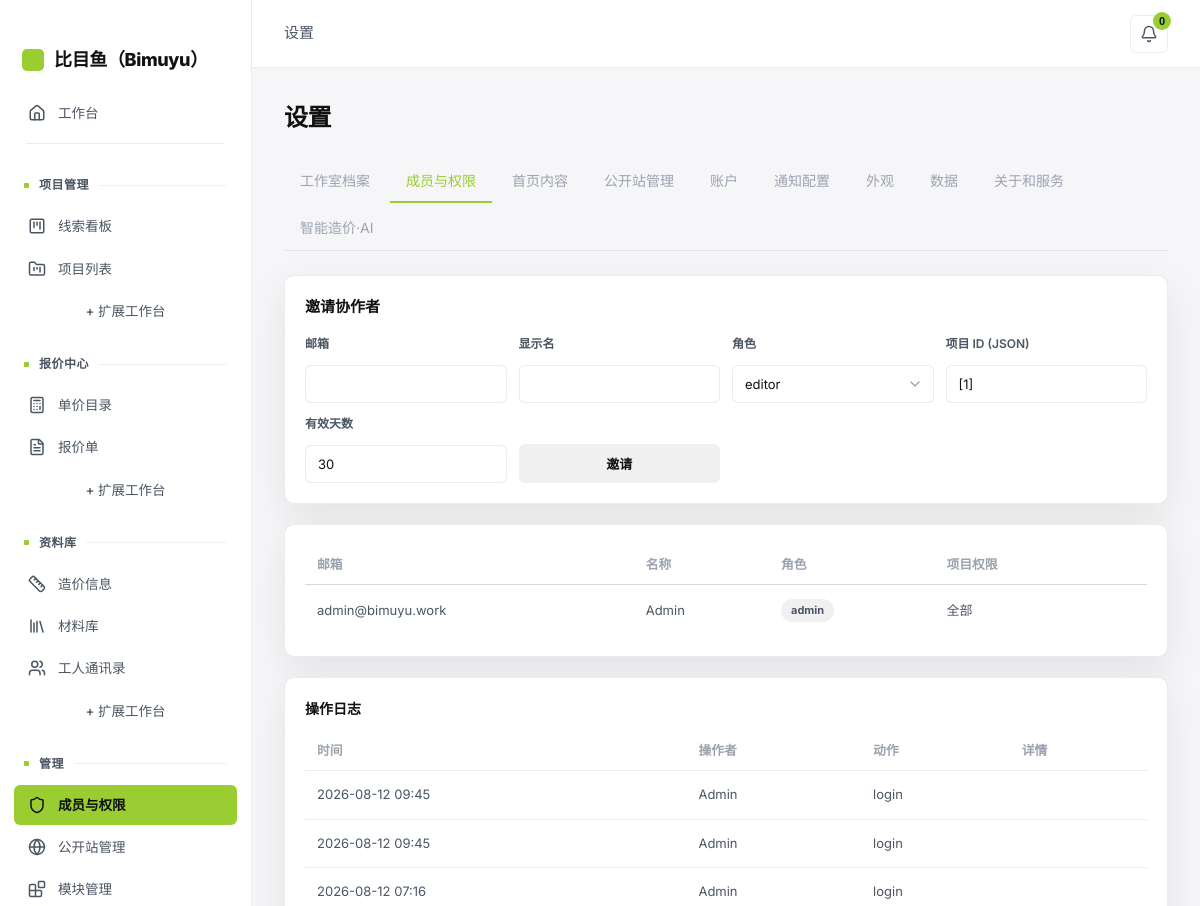
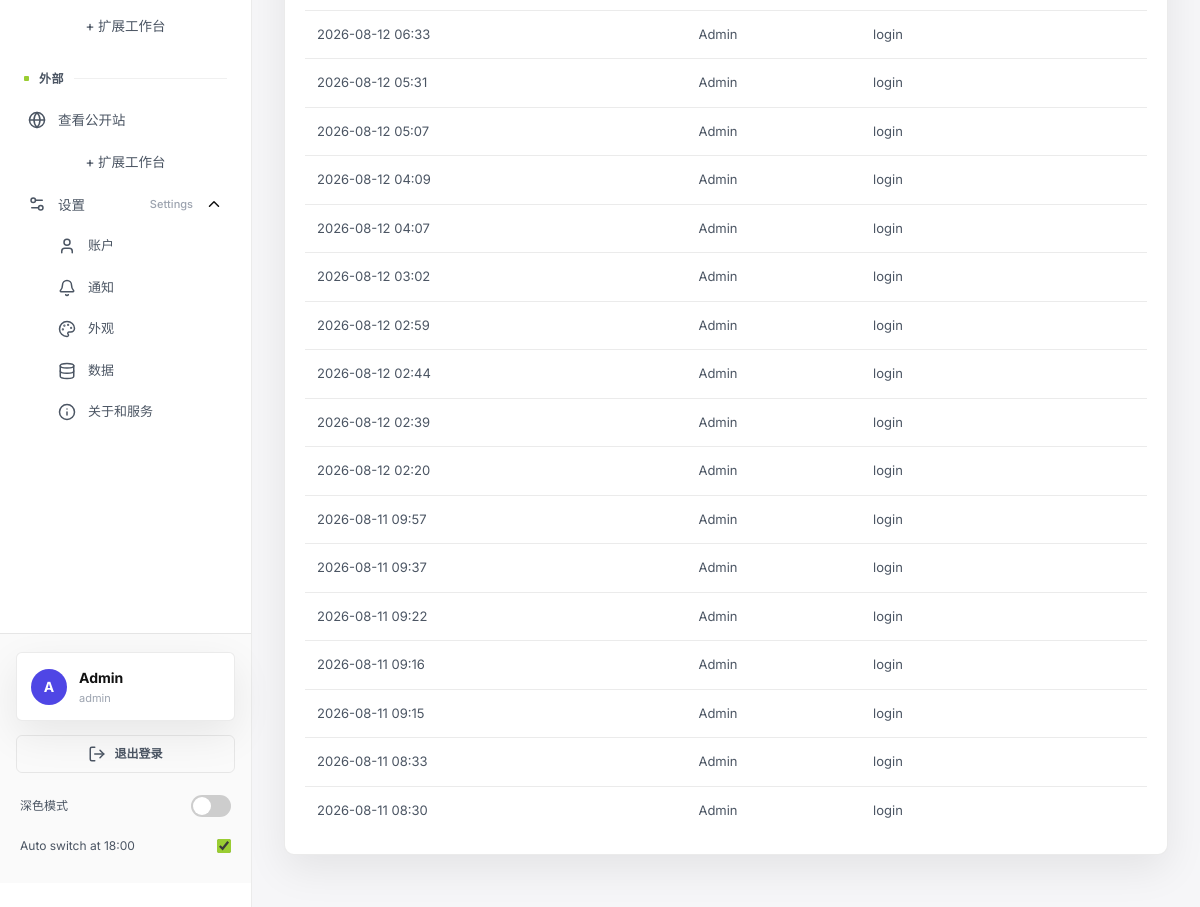
The page /app/settings?tab=members (signed in) on the database as committed earlier (2 pictures, top to bottom).
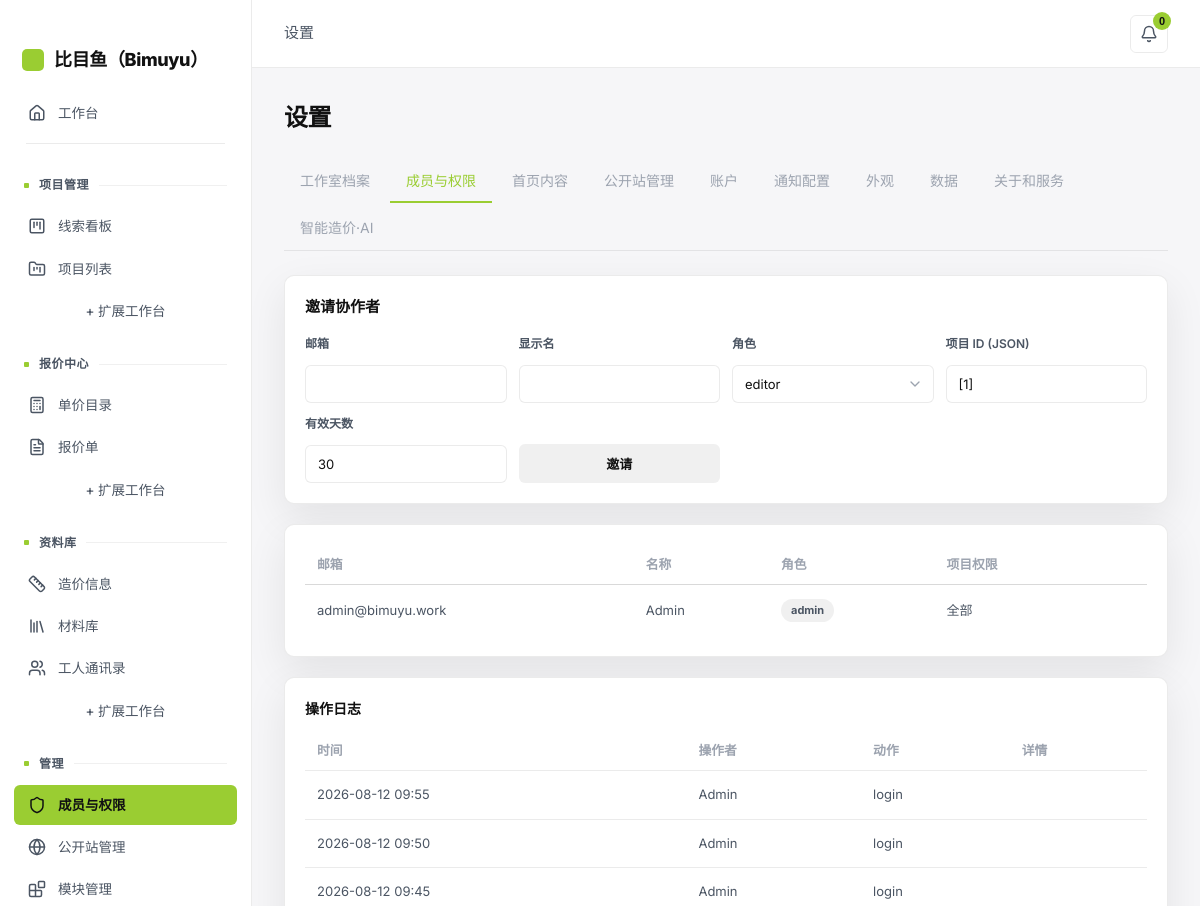
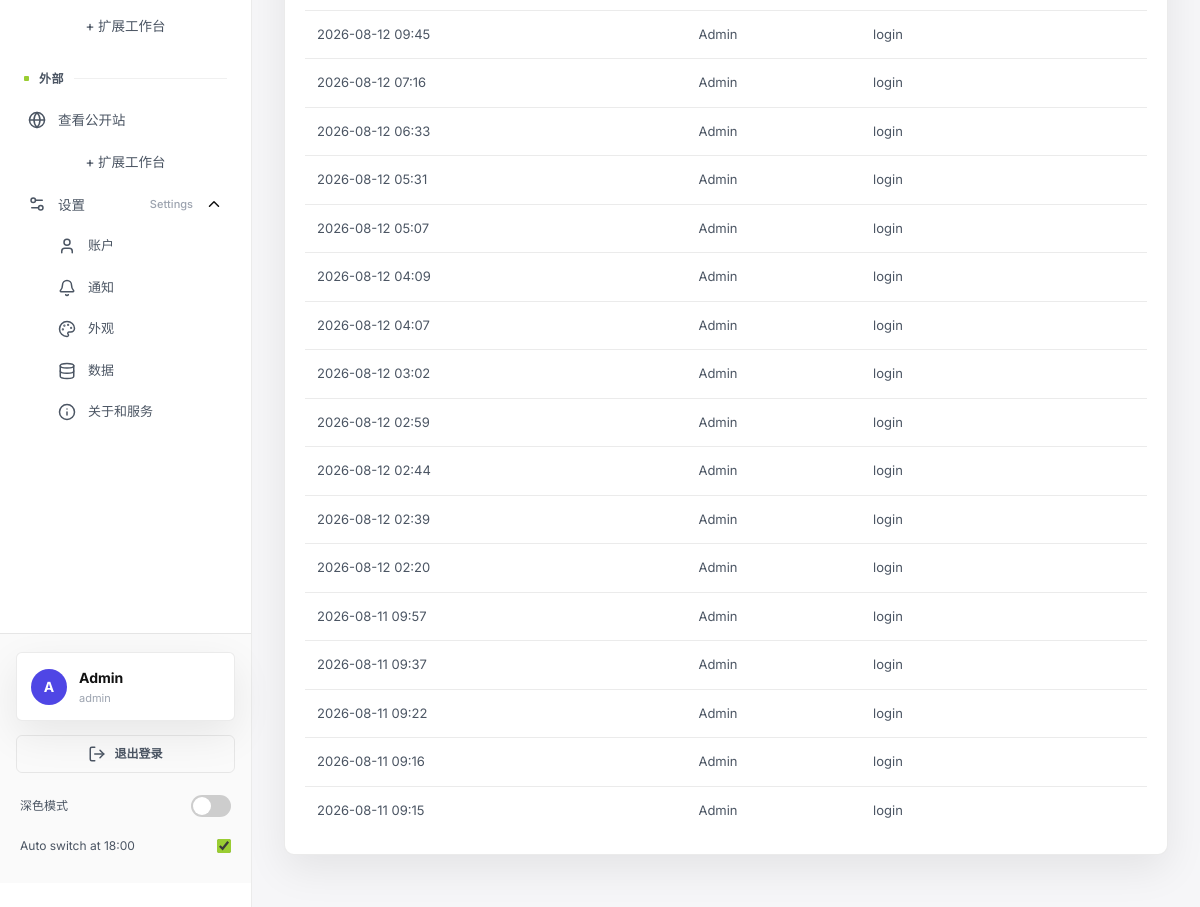
The same page on the database as committed later (2 pictures, top to bottom).
### tables this page shows
CREATE TABLE collaborators (
  id INTEGER PRIMARY KEY AUTOINCREMENT,
  email TEXT UNIQUE NOT NULL,
  password_hash TEXT NOT NULL,
  display_name TEXT,
  role TEXT DEFAULT 'viewer',
  project_ids TEXT DEFAULT '[]',
  invited_by TEXT,
  invited_at DATETIME,
  expires_at DATETIME,
  last_access_at DATETIME,
  revoked BOOLEAN DEFAULT FALSE,
  token TEXT
, avatar_url TEXT, username TEXT, membership_level TEXT DEFAULT 'standard', login_days INTEGER DEFAULT 0, earnings REAL DEFAULT 0, onboarding_done INTEGER DEFAULT 0);

CREATE TABLE audit_log (
  id INTEGER PRIMARY KEY AUTOINCREMENT,
  actor_id INTEGER,
  action TEXT,
  target_type TEXT,
  target_id INTEGER,
  detail TEXT,
  created_at DATETIME DEFAULT CURRENT_TIMESTAMP
);

### app/routers/settings.py (the view)
@router.get("", response_class=HTMLResponse)
async def settings_index(request: Request, user: dict = Depends(require_admin),     tab: str = "profile"):
    _ensure_account_columns()
    with db_session() as conn:
        studio = row_to_dict(conn.execute("SELECT * FROM studio_profile WHERE id = 1").fetchone())
        collaborators = rows_to_list(
            conn.execute(
                "SELECT * FROM collaborators WHERE revoked = 0 ORDER BY role, email"
            ).fetchall()
        )
        cases = rows_to_list(
            conn.execute("SELECT * FROM cases ORDER BY sort_order, id DESC").fetchall()
        )
        pages = rows_to_list(conn.execute("SELECT * FROM pages").fetchall())
        audit = rows_to_list(
            conn.execute(
                "SELECT a.*, c.display_name, c.email FROM audit_log a "
                "LEFT JOIN collaborators c ON a.actor_id = c.id "
                "ORDER BY a.created_at DESC LIMIT 50"
            ).fetchall()
        )
        projects = rows_to_list(conn.execute("SELECT id, code, name FROM projects").fetchall())
        site_config_rows = rows_to_list(
            conn.execute("SELECT key, value FROM site_config").fetchall()
        )
        client_logos = rows_to_list(
            conn.execute("SELECT * FROM site_client_logos ORDER BY sort_order").fetchall()
        )
    site_config = {r["key"]: r["value"] for r in site_config_rows}
    return templates.TemplateResponse(
        "app/settings/index.html",
        {
            "request": request,
            "user": user,
            "tab": tab,
            "studio": studio,
            "collaborators": collaborators,
            "cases": cases,
            "pages": pages,
            "contact": load_contact(),
            "audit": audit,
            "projects": projects,
            "site": site_config,
            "client_logos": client_logos,
            "prefs": notif.prefs(),
        },
    )

### templates/app/settings/index.html (shortened to what this page needs)
{% extends "app/base.html" %}
{% block content %}
<div class="app-header"><h1>设置</h1></div>
<div class="tabs">
  <a class="tab {% if tab == 'profile' %}active{% endif %}" href="?tab=profile">工作室档案</a>
  <a class="tab {% if tab == 'members' %}active{% endif %}" href="?tab=members">成员与权限</a>
  <a class="tab {% if tab == 'homepage' %}active{% endif %}" href="?tab=homepage">首页内容</a>
  <a class="tab {% if tab == 'public' %}active{% endif %}" href="?tab=public">公开站管理</a>
  <a class="tab {% if tab == 'account' %}active{% endif %}" href="?tab=account">账户</a>
  <a class="tab {% if tab == 'notification' %}active{% endif %}" href="?tab=notification">通知配置</a>
  <a class="tab {% if tab == 'appearance' %}active{% endif %}" href="?tab=appearance">外观</a>
  <a class="tab {% if tab == 'data' %}active{% endif %}" href="?tab=data">数据</a>
  <a class="tab {% if tab == 'about' or tab == 'license' %}active{% endif %}" href="?tab=about">关于和服务</a>
  <a class="tab" href="/app/settings/ai-cost">智能造价·AI</a>
</div>
{% if tab == 'profile' %}
<div class="card">
  <form method="post" action="/app/settings/profile">
    <div style="display:grid;grid-template-columns:1fr 1fr;gap:16px">
      <div class="form-group"><label>工作室名称</label><input name="name" value="{{ studio.name or '' }}"></div>
      <div class="form-group"><label>地址</label><input name="address" value="{{ studio.address or '' }}"></div>
      <div class="form-group" style="grid-column:1/-1"><label>简介</label><textarea name="description">{{ studio.description or '' }}</textarea></div>
      <div class="form-group"><label>税号</label><input name="tax_id" value="{{ studio.tax_id or '' }}"></div>
      <div class="form-group"><label>银行账户</label><input name="bank_account" value="{{ studio.bank_account or '' }}"></div>
      <div class="form-group" style="grid-column:1/-1"><label>邮件签名</label><textarea name="email_signature">{{ studio.email_signature or '' }}</textarea></div>
      <div class="form-group" style="grid-column:1/-1"><label>改稿政策</label><input name="revision_policy" value="{{ studio.revision_policy or '' }}"></div>
    </div>
    <h4 style="margin:24px 0 12px">默认定价基准 (%)</h4>
    <div style="display:grid;grid-template-columns:repeat(4,1fr);gap:12px">
      <div class="form-group"><label>设计费</label><input type="number" name="default_design_fee_pct" value="{{ studio.default_design_fee_pct or 15 }}" step="0.1"></div>
      <div class="form-group"><label>管理费</label><input type="number" name="default_management_fee_pct" value="{{ studio.default_management_fee_pct or 8 }}" step="0.1"></div>
      <div class="form-group"><label>税</label><input type="number" name="default_tax_pct" value="{{ studio.default_tax_pct or 6 }}" step="0.1"></div>
      <div class="form-group"><label>利润</label><input type="number" name="default_margin_pct" value="{{ studio.default_margin_pct or 25 }}" step="0.1"></div>
    </div>
    <button type="submit" class="btn" style="margin-top:20px">保存</button>
  </form>
</div>
{% elif tab == 'members' %}
<div class="card">
  <h3 style="margin-bottom:16px">邀请协作者</h3>
  <form method="post" action="/app/settings/collaborators/invite" style="display:grid;grid-template-columns:repeat(auto-fill,minmax(160px,1fr));gap:12px;align-items:end">
    <div class="form-group" style="margin:0"><label>邮箱</label><input type="email" name="email" required></div>
    <div class="form-group" style="margin:0"><label>显示名</label><input name="display_name"></div>
    <div class="form-group" style="margin:0"><label>角色</label>
      <select name="role"><option value="editor">editor</option><option value="viewer">viewer</option><option value="installer">installer</option></select>
    </div>
    <div class="form-group" style="margin:0"><label>项目 ID (JSON)</label><input name="project_ids" value="[1]" placeholder='[1,2]'></div>
    <div class="form-group" style="margin:0"><label>有效天数</label><input type="number" name="expires_days" value="30"></div>
    <button type="submit" class="btn">邀请</button>
  </form>
</div>
<div class="card">
  <table>
    <thead><tr><th>邮箱</th><th>名称</th><th>角色</th><th>项目权限</th><th></th></tr></thead>
    <tbody>
      {% for c in collaborators %}
      <tr>
        <td>{{ c.email }}</td><td>{{ c.display_name or '—' }}</td><td><span class="badge">{{ c.role }}</span></td>
        <td>{{ c.project_ids or '全部' }}</td>
        <td>
        </td>
      </tr>
      {% endfor %}
    </tbody>
  </table>
</div>
{% if audit %}
<div class="card">
  <h4 style="margin-bottom:12px">操作日志</h4>
  <table>
    <thead><tr><th>时间</th><th>操作者</th><th>动作</th><th>详情</th></tr></thead>
    <tbody>
      {% for a in audit[:20] %}
      <tr>
        <td>{{ a.created_at[:16] if a.created_at else '' }}</td>
        <td>{{ a.display_name or a.email or '—' }}</td>
        <td>{{ a.action }}</td>
        <td>{{ a.detail or '' }}</td>
      </tr>
      {% endfor %}
    </tbody>
  </table>
</div>
{% endif %}
{% elif tab == 'data' %}
<div class="card">
  <h3 style="margin-bottom:8px">数据</h3>
  <p style="color:var(--muted);font-size:.85rem">导出 / 备份工作台数据（项目、报价、客户、资料库）。数据管理功能正在规划中。</p>
</div>
{% endif %}
{% endblock %}

### templates/app/base.html (shortened to what this page needs)
<!DOCTYPE html>
<html lang="zh-CN">
<head>
  <link rel="stylesheet" href="/static/css/style.css">
  <link rel="stylesheet" href="/static/css/halo.css?v=19">
  <link rel="stylesheet" href="/static/css/cockpit.css?v=3">
  <link rel="stylesheet" href="https://cdnjs.cloudflare.com/ajax/libs/cropperjs/1.6.1/cropper.min.css">
</head>
<body>
  <div class="app-layout">
    <aside class="app-sidebar">
      <div class="sidebar-brand">
        <span class="brand-mark" aria-hidden="true"></span>
        <span>比目鱼（Bimuyu）</span>
      </div>
      {% set cur = request.url.path %}
      {% set t = request.query_params.get('tab', '') %}
      {% set extend_base = "https://vsence.com/pricing" %}
      {% set _parts = cur.split('/') %}
      {% set _section = '/' + _parts[1] + ('/' + _parts[2] if _parts|length > 2 and _parts[2] != '' else '') %}
      {% set _title_map = {
        '/app': '工作台',
        '/app/dashboard': '工作台',
        '/dashboard': '工作台',
        '/app/pipeline': '线索看板',
        '/app/projects': '项目列表',
        '/app/quotes': '报价单',
        '/app/catalog': '单价目录',
        '/app/calculator': '造价信息',
        '/app/library': '材料库',
        '/app/workers': '工人通讯录',
        '/app/settings': '设置',
        '/app/modules': '模块管理',
        '/app/notifications': '消息中心',
        '/app/tasks': '待办'
      } %}
      {% set section_title = _title_map.get(_section, '工作台') %}
      <nav data-onb="nav">
        <ul class="app-nav">
          <li>
            <a href="/dashboard" class="nav-dash{% if cur == '/dashboard' or cur == '/app/dashboard' or cur == '/app/' %} active{% endif %}">
              <i data-lucide="home"></i>
              工作台
            </a>
          </li>
          <li class="nav-divider"></li>
          <li class="nav-section"><span class="nav-section__zh">项目管理</span></li>
          <li><a href="/app/pipeline" {% if cur == '/app/pipeline' %}class="active"{% endif %}><i data-lucide="kanban-square"></i>线索看板</a></li>
          <li><a href="/app/projects" {% if cur == '/app/projects' %}class="active"{% endif %}><i data-lucide="folder-kanban"></i>项目列表</a></li>
          <li><a class="nav-extend" href="{{ extend_base }}?from=projects" target="_blank" rel="noopener">+ 扩展工作台</a></li>
          <li class="nav-section"><span class="nav-section__zh">报价中心</span></li>
          <li><a href="/app/catalog" {% if cur == '/app/catalog' %}class="active"{% endif %}><i data-lucide="calculator"></i>单价目录</a></li>
          <li><a href="/app/quotes" {% if cur == '/app/quotes' %}class="active"{% endif %}><i data-lucide="file-text"></i>报价单</a></li>
          <li><a class="nav-extend" href="{{ extend_base }}?from=quotes" target="_blank" rel="noopener">+ 扩展工作台</a></li>
          <li class="nav-section"><span class="nav-section__zh">资料库</span></li>
          <li><a href="/app/calculator" {% if cur == '/app/calculator' %}class="active"{% endif %}><i data-lucide="ruler"></i>造价信息</a></li>
          <li><a href="/app/library" {% if cur == '/app/library' %}class="active"{% endif %}><i data-lucide="library"></i>材料库</a></li>
          <li><a href="/app/workers" {% if cur == '/app/workers' %}class="active"{% endif %}><i data-lucide="users"></i>工人通讯录</a></li>
          <li><a class="nav-extend" href="{{ extend_base }}?from=library" target="_blank" rel="noopener">+ 扩展工作台</a></li>
          {% if user and user.role == 'admin' %}
          <li class="nav-section"><span class="nav-section__zh">管理</span></li>
          <li><a href="/app/settings?tab=members" {% if cur == '/app/settings' and t == 'members' %}class="active"{% endif %}><i data-lucide="shield"></i>成员与权限</a></li>
          <li><a href="/app/settings?tab=public" {% if cur == '/app/settings' and t == 'public' %}class="active"{% endif %}><i data-lucide="globe"></i>公开站管理</a></li>
          <li><a href="/app/modules" {% if cur == '/app/modules' %}class="active"{% endif %}><i data-lucide="blocks"></i>模块管理</a></li>
          <li><a class="nav-extend" href="{{ extend_base }}?from=manage" target="_blank" rel="noopener">+ 扩展工作台</a></li>
          {% endif %}
          <li class="nav-section"><span class="nav-section__zh">外部</span></li>
          <li data-onb="public"><a href="/" target="_blank"><i data-lucide="globe"></i>查看公开站</a></li>
          <li><a class="nav-extend" href="{{ extend_base }}?from=external" target="_blank" rel="noopener">+ 扩展工作台</a></li>
          {% if user and user.role == 'admin' %}
          <li class="nav-dropdown {% if cur == '/app/settings' %}open{% endif %}" data-onb="settings">
            <button type="button" class="nav-dropdown__toggle" aria-haspopup="true" aria-expanded="{% if cur == '/app/settings' %}true{% else %}false{% endif %}" onclick="var d=this.parentElement;d.classList.toggle('open');this.setAttribute('aria-expanded',d.classList.contains('open'))">
              <span class="nav-dropdown__main"><i data-lucide="settings-2"></i><span class="nav-dropdown__zh">设置</span></span><span class="nav-dropdown__en">Settings</span>
              <i data-lucide="chevron-down" class="nav-dropdown__chevron"></i>
            </button>
            <ul class="nav-dropdown__menu">
              <li><a href="/app/settings?tab=account" {% if cur == '/app/settings' and t == 'account' %}class="active"{% endif %}><i data-lucide="user"></i>账户</a></li>
              <li><a href="/app/settings?tab=notification" {% if cur == '/app/settings' and t == 'notification' %}class="active"{% endif %}><i data-lucide="bell"></i>通知</a></li>
              <li><a href="/app/settings?tab=appearance" {% if cur == '/app/settings' and t == 'appearance' %}class="active"{% endif %}><i data-lucide="palette"></i>外观</a></li>
              <li><a href="/app/settings?tab=data" {% if cur == '/app/settings' and t == 'data' %}class="active"{% endif %}><i data-lucide="database"></i>数据</a></li>
              <li><a href="/app/settings?tab=about" {% if cur == '/app/settings' and t == 'about' %}class="active"{% endif %}><i data-lucide="info"></i>关于和服务</a></li>
            </ul>
          </li>
          {% endif %}
        </ul>
      </nav>
      <div class="sidebar-footer">
          <div class="sidebar-user" id="sidebarUser" data-onb="account"
               onclick="location.href='/app/account'" title="查看账户与权益">
            {% if user.avatar_url %}
            <img class="user-avatar" src="{{ user.avatar_url }}" alt="">
            {% else %}
            <span class="user-avatar" aria-hidden="true">{{ (user.display_name or user.username or user.email)[0:1] | upper }}</span>
            {% endif %}
            <div class="user-info">
              <span class="user-name">{{ user.display_name or user.username or user.email }}</span>
              <span class="user-role">{{ (user.role or 'member') | lower }}</span>
            </div>
          </div>
          <a href="/app/logout" class="sidebar-logout">
            <i data-lucide="log-out"></i>
            <span>退出登录</span>
          </a>
        <div class="theme-switch-row">
          <span class="theme-switch-label">深色模式</span>
          <label class="switch switch--small" title="Toggle dark / light theme">
            <span class="slider"></span>
          </label>
        </div>
        <label class="auto-toggle-row" title="Automatically switch to dark mode after 18:00">
          <span class="auto-label">Auto switch at 18:00</span>
          <input type="checkbox" id="autoToggle" onchange="toggleAuto()">
        </label>
      </div>
    </aside>
    <main class="app-main">
      <header class="app-topbar" data-onb="top">
        <div class="topbar-left">
          <span class="topbar-section">{{ section_title }}</span>
        </div>
        <div class="topbar-right">
          <div class="topbar-bell" id="bellWrap">
            <button type="button" class="topbar-bell__btn" id="bellBtn"
                    aria-label="消息中心" aria-haspopup="true" aria-expanded="false">
              <i data-lucide="bell"></i>
              <span class="topbar-bell__badge" id="bellBadge" hidden>0</span>
            </button>
          </div>
        </div>
      </header>
      <div class="content">
        {% block content %}{% endblock %}
      </div>
    </main>
  </div>
</body>
</html>

Rows that differ between the two databases and show on the page:
no longer on this page (row unchanged): audit_log: created_at "2026-08-11 08:33", display_name "Admin", action "login"
no longer on this page (row unchanged): audit_log: created_at "2026-08-11 08:30", display_name "Admin", action "login"
added audit_log: created_at "2026-08-12 09:55", display_name "Admin", action "login"
added audit_log: created_at "2026-08-12 09:50", display_name "Admin", action "login"
